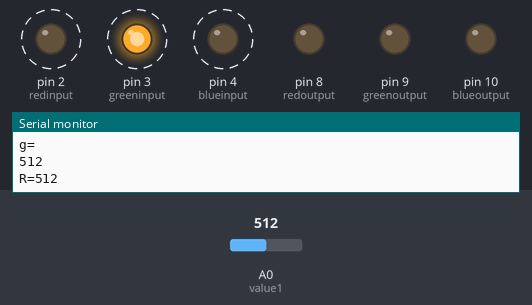
This sketch was run on a simulated Arduino Uno, built with avr-gcc and run on an emulated ATmega328P. On the bench: output pins drawn as LEDs (lit = HIGH), the last lines printed to the serial monitor. Dashed ring = blinking. The inputs (shaded band) are chosen by the test bench; at power-on: A0 (value1) = 512.

Above: at 1.26 s.
1.3 s: A0 (value1) set to 716
At 1.46 s:
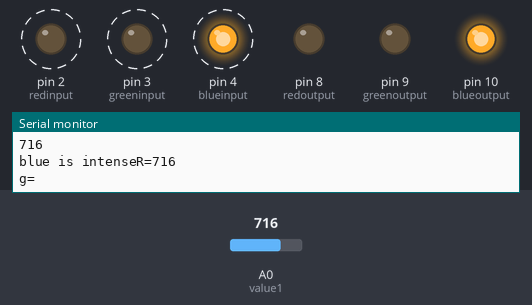
4.3 s: A0 (value1) set to 511
At 4.48 s:
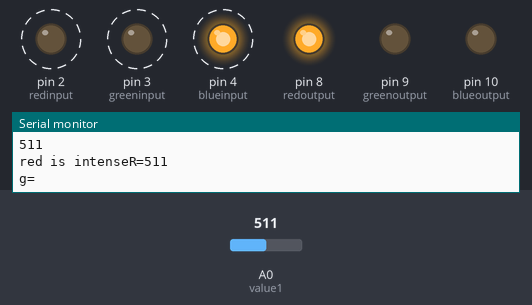
Timing chart, 0 to 13.3 s (numbered marks = the images above; inputs shaded):
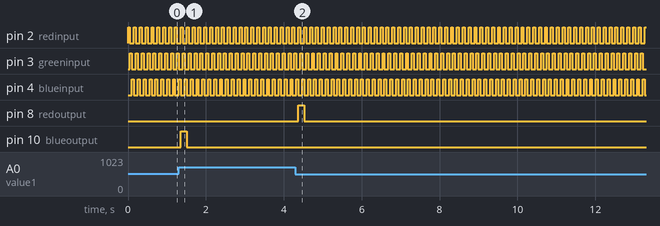

Measured:
- after the input at 1.3 s, pin 10 (blueoutput): LOW → HIGH after 0.06 s, → LOW 0.15 s later
- after the input at 4.3 s, pin 8 (redoutput): LOW → HIGH after 0.07 s, → LOW 0.15 s later
- by itself, pin 2 (redinput), pin 3 (greeninput), pin 4 (blueinput): alternates HIGH for 0.05 s and LOW for 0.10 s

The sketch:

LDR.ino
```cpp
int redinput=2;
int greeninput=3;
int blueinput=4;
int value1=A0;
int red;
int blue;
int green;
int redvalue;
int bluevalue;
int greenvalue;
int redoutput=8;
int greenoutput=9;
int blueoutput=10;
void setup()
{
  pinMode(redinput,OUTPUT);
  pinMode(greeninput,OUTPUT);
  pinMode(blueinput,OUTPUT);
  pinMode(value1,INPUT);
  pinMode(redoutput,OUTPUT);
  pinMode(blueoutput,OUTPUT);
  pinMode(greenoutput,OUTPUT);
  Serial.begin(9600);
}
void loop()
{
  digitalWrite(redinput,HIGH);
  delay(40);
  red=analogRead(value1);
  delay(10);
  Serial.print("R=");
  Serial.println(red);
  digitalWrite(redinput,LOW);
  digitalWrite(greeninput,HIGH);
  delay(40);
  green=analogRead(value1);
  delay(10);
  Serial.println("g=");
  digitalWrite(greeninput,LOW);
  digitalWrite(blueinput,HIGH);
  delay(40);
  blue=analogRead(value1);
  delay(10);
  Serial.println(blue);
  digitalWrite(blueinput,LOW);
  if((red>green)&&(red>blue))
  {
    redvalue=HIGH;
    Serial.print("red is intense");
  }
  else
    redvalue=LOW;
  if((green>red)&&(green>blue))
  {
    greenvalue=HIGH;
    Serial.print("green is intense");
  }
  else
    greenvalue=LOW;
  if((blue>red)&&(blue>green))
   {
    bluevalue=HIGH;
    Serial.print("blue is intense");
   }
  else
    bluevalue=LOW;
 digitalWrite(redoutput,redvalue);
 digitalWrite(blueoutput,bluevalue);
 digitalWrite(greenoutput,greenvalue);

}
```
